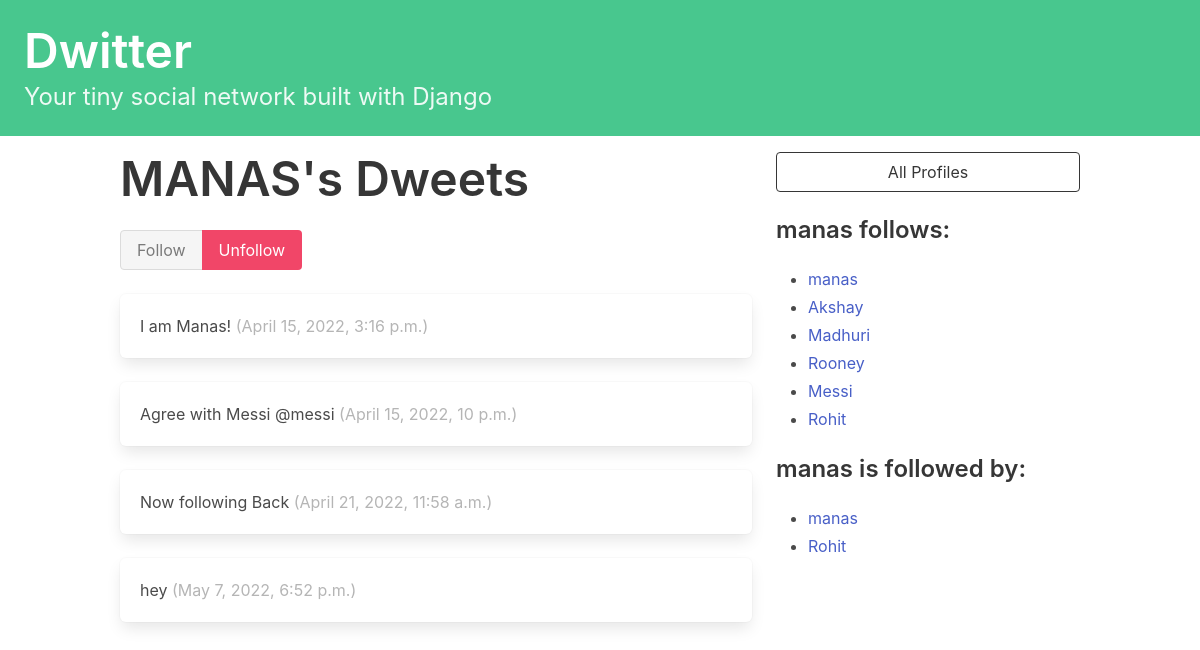
Screenshot of /profile/1 (signed in) with the database file from the repository.
### dwitter/models.py (models this page shows, shortened)
class Profile(models.Model):
    user = models.OneToOneField(User, on_delete=models.CASCADE)
    follows = models.ManyToManyField(
        "self",
        related_name="followed_by",
        symmetrical=False,
        blank=True
    )
    def __str__(self):
        return self.user.username

class Dweet(models.Model):
    user = models.ForeignKey(User,
                             related_name="dweets",
                             on_delete=models.DO_NOTHING)
    body = models.CharField(max_length=140)
    created_at = models.DateTimeField(auto_now_add=True)

### dwitter/views.py (the view, shortened to what this page needs)
# urls.py: path("profile/<int:pk>", profile, name="profile"),
def profile(request, pk):
    if not hasattr(request.user, 'profile'):
        missing_profile = Profile(user=request.user)
        missing_profile.save()
    profile = Profile.objects.get(pk=pk)
    return render(request, "dwitter/profile.html", {"profile": profile})

### dwitter/templates/dwitter/profile.html (shortened to what this page needs)
{% extends 'base.html' %}
{% block content %}
<div class="column">
    <div class="block">
    <h1 class="title is-1">
        {{profile.user.username|upper}}'s Dweets
    </h1>
    <form method="post">
        <div class="buttons has-addons">
        {% if profile in user.profile.follows.all %}
            <button class="button is-success is-static">
                Follow
            </button>
            <button class="button is-danger"
                    name="follow"
                    value="unfollow">
                Unfollow
            </button>
        {% endif %}
        </div>
    </form>
    </div>
    <div class="content">
        {% for dweet in profile.user.dweets.all %}
            <div class="box">
                {{ dweet.body }}
                <span class="is-small has-text-grey-light">
                    ({{ dweet.created_at }})
                </span>
            </div>
        {% endfor %}
    </div>
</div>
<div class="column is-one-third">
    <div class="block">
        <a href="{% url 'dwitter:profile_list' %}">
            <button class="button is-dark is-outlined is-fullwidth">
                All Profiles
            </button>
        </a>
    </div>
    <div class="block">
        <h3 class="title is-4">
            {{profile.user.username}} follows:
        </h3>
        <div class="content">
            <ul>
            {% for following in profile.follows.all %}
                <li>
                    <a href="{% url 'dwitter:profile' following.id %} ">
                        {{ following }}
                    </a>
                </li>
            {% endfor %}
            </ul>
        </div>
    </div>
    <div class="block">
        <h3 class="title is-4">
            {{profile.user.username}} is followed by:
        </h3>
        <div class="content">
            <ul>
            {% for follower in profile.followed_by.all %}
                <li>
                    <a href="{% url 'dwitter:profile' follower.id %} ">
                        {{ follower }}
                    </a>
                </li>
            {% endfor %}
            </ul>
        </div>
    </div>
</div>
{% endblock content %}

### rows the page displays
Profile: user.username "MANAS", user.username "manas"
Dweet: body "I am Manas!", created_at "April 15, 2022, 3:16 p.m."
Dweet: body "Agree with Messi @messi", created_at "April 15, 2022, 10 p.m."
Dweet: body "Now following Back", created_at "April 21, 2022, 11:58 a.m."
Dweet: body "hey", created_at "May 7, 2022, 6:52 p.m."
Profile: user.username "Akshay"
Profile: user.username "Madhuri"
Profile: user.username "Rooney"
Profile: user.username "Messi"
Profile: user.username "Rohit"
